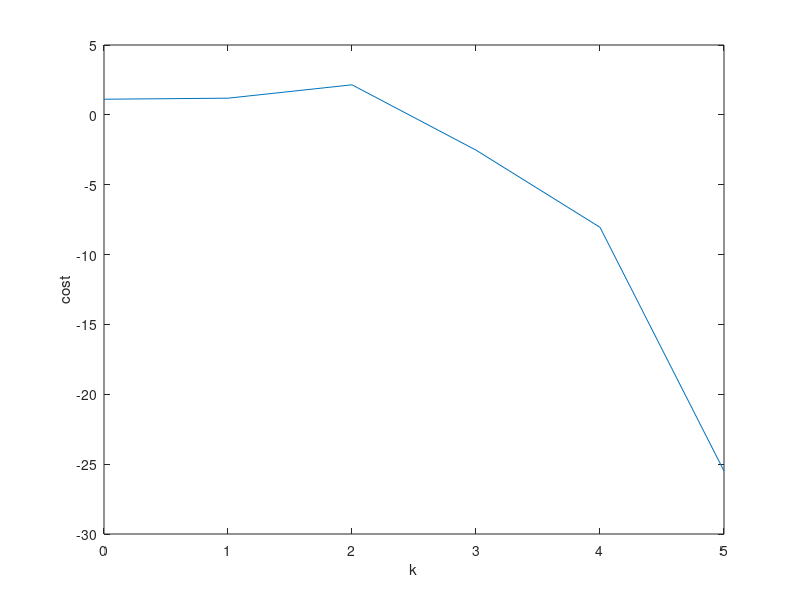

Write MATLAB code to recreate this figure.
x0 = -3/4;
y0 = 1;

m_iteration=10000;
x=zeros(2,m_iteration+1);
gradient=zeros(2,1);
record_lost = [];
record_1 = [];
record_2 = [];
alpha = 0.3;
beta = 0.5;
for i =1:m_iteration
    if(i==1)
        x(1,i)=x0;
        x(2,i)=y0;
    end
    gradient(1) = -400*x(1,i)*(x(2,i)-x(1,i)^2) - 2*(1-x(1,i));
    gradient(2) = 200*(x(2,i)-x(1,i)^2);
    hessian = zeros(2,2);
    hessian1_1 = -400*(x(2,i)-3*x(1,i)^2)+2;
    hessian1_2 = -400*x(1,i);
    hessian2_1 = -400*x(1,i);
    hessian2_2 = 200;
    hessian(1,1) = hessian1_1; hessian(1,2) = hessian1_2;
    hessian(2,1) = hessian2_1; hessian(2,2) = hessian2_2;
   s=-inv(hessian)*gradient;
    
    if(sqrt(gradient'*gradient)<10^-8)
        break;
    end
    
    record_1 = [record_1 x(1,i)];
    record_2 = [record_2 x(2,i)];
    lost = log((x(1,i)-1)^2 + (x(2,i)-1)^2);
    record_lost = [record_lost lost];
    x(:,i+1)=x(:,i)+s;
end

%
x = linspace(-1,1.2);
y = linspace(-2,1.5);
[X,Y] = meshgrid(x,y);
v = 100*(Y-X.^2).^2+(1-X).^2;
% contour(X,Y,v,[0,1,2,3,10,20,50,100,200,300]);
% hold;
Xplot=0:length(record_1)-1;
% xlabel('x');
% ylabel('y');
% plot(record_1,record_2,'-*');
plot(Xplot,record_lost);
xlabel('k');
ylabel('cost');
